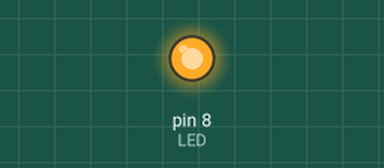
Simulated run of this sketch. Board: Arduino Uno, built with avr-gcc and run on an emulated ATmega328P. Parts: output pins drawn as LEDs (lit = HIGH).

Above: at 0.2 s.
At 2.2 s:
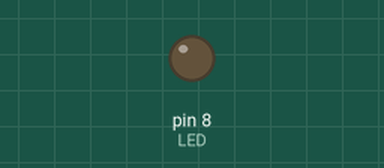
Timing chart, 0 to 3.5 s (numbered marks = the images above):
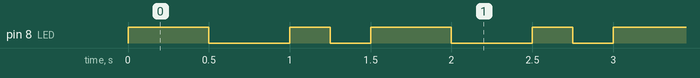

The sketch:

Blink.ino
```cpp
#define     LED             8
#define     LED_ON          HIGH
#define     LED_OFF         LOW

#define     DELAY_LONG      500
#define     DELAY_SHORT     250

void setup()
{
    pinMode(LED, OUTPUT);
}

//-------------------------------------------
// Loop
// Main function of Blink sketch.
// param:   none
// return:  none
//-------------------------------------------
void loop()
{
    digitalWrite(LED, LED_ON);
    delay(DELAY_LONG);
    digitalWrite(LED, LED_OFF);
    delay(DELAY_LONG);
    digitalWrite(LED, LED_ON);
    delay(DELAY_SHORT);
    digitalWrite(LED, LED_OFF);
    delay(DELAY_SHORT);
}
```

Measured:
- by itself, pin 8 (LED): repeats every 1.5 s: LOW 0.50 s, HIGH 0.25 s, LOW 0.25 s, HIGH 0.50 s
- by itself, everything shown: repeats every 1.5 s, in 4 steps
